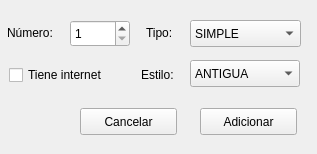
<?xml version="1.0" encoding="UTF-8"?>
<ui version="4.0">
 <class>Form</class>
 <widget class="QWidget" name="Form">
  <property name="windowModality">
   <enum>Qt::ApplicationModal</enum>
  </property>
  <property name="geometry">
   <rect>
    <x>0</x>
    <y>0</y>
    <width>317</width>
    <height>154</height>
   </rect>
  </property>
  <property name="windowTitle">
   <string>Adicionar Habitación</string>
  </property>
  <widget class="QPushButton" name="adicionar">
   <property name="geometry">
    <rect>
     <x>200</x>
     <y>108</y>
     <width>97</width>
     <height>27</height>
    </rect>
   </property>
   <property name="contextMenuPolicy">
    <enum>Qt::NoContextMenu</enum>
   </property>
   <property name="text">
    <string>Adicionar</string>
   </property>
  </widget>
  <widget class="QPushButton" name="cancelar">
   <property name="geometry">
    <rect>
     <x>80</x>
     <y>108</y>
     <width>97</width>
     <height>27</height>
    </rect>
   </property>
   <property name="contextMenuPolicy">
    <enum>Qt::NoContextMenu</enum>
   </property>
   <property name="text">
    <string>Cancelar</string>
   </property>
  </widget>
  <widget class="QLabel" name="label">
   <property name="geometry">
    <rect>
     <x>7</x>
     <y>24</y>
     <width>66</width>
     <height>17</height>
    </rect>
   </property>
   <property name="text">
    <string>Número:</string>
   </property>
  </widget>
  <widget class="QLabel" name="label_2">
   <property name="geometry">
    <rect>
     <x>146</x>
     <y>25</y>
     <width>41</width>
     <height>16</height>
    </rect>
   </property>
   <property name="text">
    <string>Tipo:</string>
   </property>
  </widget>
  <widget class="QCheckBox" name="tieneInternet">
   <property name="geometry">
    <rect>
     <x>9</x>
     <y>64</y>
     <width>121</width>
     <height>22</height>
    </rect>
   </property>
   <property name="text">
    <string>Tiene internet</string>
   </property>
  </widget>
  <widget class="QSpinBox" name="numero">
   <property name="geometry">
    <rect>
     <x>70</x>
     <y>20</y>
     <width>60</width>
     <height>27</height>
    </rect>
   </property>
   <property name="minimum">
    <number>1</number>
   </property>
   <property name="maximum">
    <number>99</number>
   </property>
   <property name="value">
    <number>1</number>
   </property>
  </widget>
  <widget class="QComboBox" name="tipo">
   <property name="geometry">
    <rect>
     <x>190</x>
     <y>20</y>
     <width>111</width>
     <height>27</height>
    </rect>
   </property>
   <property name="currentIndex">
    <number>0</number>
   </property>
   <item>
    <property name="text">
     <string>SIMPLE</string>
    </property>
   </item>
   <item>
    <property name="text">
     <string>DOBLE</string>
    </property>
   </item>
   <item>
    <property name="text">
     <string>TRIPLE</string>
    </property>
   </item>
   <item>
    <property name="text">
     <string>SUITE</string>
    </property>
   </item>
  </widget>
  <widget class="QLabel" name="label_6">
   <property name="geometry">
    <rect>
     <x>141</x>
     <y>67</y>
     <width>41</width>
     <height>16</height>
    </rect>
   </property>
   <property name="text">
    <string>Estilo:</string>
   </property>
  </widget>
  <widget class="QComboBox" name="estilo">
   <property name="geometry">
    <rect>
     <x>190</x>
     <y>60</y>
     <width>110</width>
     <height>27</height>
    </rect>
   </property>
   <property name="currentIndex">
    <number>0</number>
   </property>
   <item>
    <property name="text">
     <string>ANTIGUA</string>
    </property>
   </item>
   <item>
    <property name="text">
     <string>MODERNA</string>
    </property>
   </item>
   <item>
    <property name="text">
     <string>NATURAL</string>
    </property>
   </item>
  </widget>
 </widget>
 <tabstops>
  <tabstop>numero</tabstop>
  <tabstop>tipo</tabstop>
  <tabstop>tieneInternet</tabstop>
  <tabstop>estilo</tabstop>
  <tabstop>adicionar</tabstop>
  <tabstop>cancelar</tabstop>
 </tabstops>
 <resources/>
 <connections/>
</ui>
